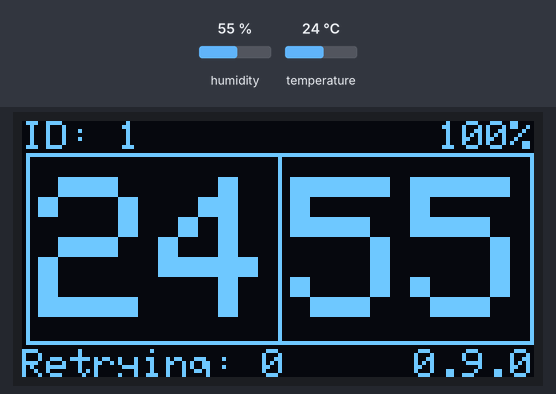
The sketch below on a simulated ESP32. Shown: 128×64 one-colour display. Inputs (shaded band) come from the test bench; at power-on: humidity 55 %, temperature 24 °C. What the sketch prints to the serial monitor is not drawn.

Above: at 2.2 s.
At 22.2 s:
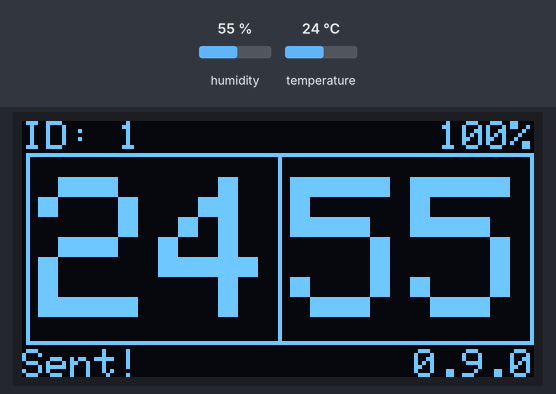

The sketch:

test_sender_working.ino
```cpp
/*
 * Title: Sender
 *
 * Author: Johannes Hettinga
 * Version: V1.0
 * Date: 6/7/2022
 */


/*
   --------------------------------------------------------------------
   |                              Init                                |
   --------------------------------------------------------------------
*/

// Connection
#include <esp_now.h>
#include <WiFi.h>

// OLED
#include <Wire.h>
#include <Adafruit_GFX.h>
#include <Adafruit_SSD1306.h>

#define SCREEN_WIDTH 128  // OLED display width, in pixels
#define SCREEN_HEIGHT 64  // OLED display height, in pixels

Adafruit_SSD1306 display(SCREEN_WIDTH, SCREEN_HEIGHT, &Wire, -1);

// SHT31 sensor
#include "Adafruit_SHT31.h"
Adafruit_SHT31 sht31 = Adafruit_SHT31();


// Sent message to server
typedef struct struct_message {
  int id;
  float x;
  float y;
} struct_message;
struct_message myData;

// Temp struct for retry part
typedef struct tstruct_message {
  int id;
  float x;
  float y;
} tstruct_message;
tstruct_message tmyData;

esp_now_peer_info_t peerInfo;

int retries = 0;
int delivery = 0;

/*
   --------------------------------------------------------------------
   |                            Config                                |
   --------------------------------------------------------------------
*/

// Mac-adress of server
uint8_t broadcastAddress[] = {0x30, 0xAE, 0xA4, 0x98, 0xB2, 0xB4};

/*
   --------------------------------------------------------------------
   |                            Functions                             |
   --------------------------------------------------------------------
*/

// callback when data is sent
void OnDataSent(const uint8_t *mac_addr, esp_now_send_status_t status) {
  (status == ESP_NOW_SEND_SUCCESS ? delivery = 1 : delivery = 0);
  Serial.println(status == ESP_NOW_SEND_SUCCESS ? "Delivery Success" : "Delivery Fail" );
}

// Homescreen
void homeScreen(String devID, String batPercentage, String var1, String var2, String devName, String ver)
{
  // Line 1, devID & batPercentage
  display.clearDisplay();
  display.setTextSize(1);
  display.setTextColor(WHITE);
  display.setCursor(0, 0);
  display.print(devID);
  drawRightString(batPercentage, 128, 0);

  // Line 2, var1
  display.drawRect(1, 8, 64, 48, WHITE);
  display.setTextSize(5);
  display.setCursor(4, 14);
  display.print(var1);

  // Line 3, var2
  display.drawRect(64, 8, 64, 48, WHITE);
  display.setTextSize(5);
  display.setCursor(67, 14);
  display.print(var2);

  // Line 4, devName & ver
  display.setTextSize(1);
  display.setCursor(0, 57);
  display.print(devName);
  drawRightString(ver, 128, 57);
  display.display();
}

// Text display middle
void drawCentreString(String buf, int x, int y) {   //  Draw a centre string on OLED
  int16_t x1, y1;
  uint16_t w, h;
  display.getTextBounds(buf, x, y, &x1, &y1, &w, &h); //calc width of new string
  display.setCursor(x - w / 2, y);
  display.print(buf);
  //Screen: 128,64 get function to exact middle use: 64,32
}

// Text display right
void drawRightString(String buf, int x, int y)
{
  int16_t x1, y1;
  uint16_t w, h;
  display.getTextBounds(buf, x, y, &x1, &y1, &w, &h); //calc width of new string
  display.setCursor(x - w, y);
  display.print(buf);
}

/*
   ---------------------------------------------------------------------
   |                              Setup                                |
   ---------------------------------------------------------------------
*/

void setup() {
  Serial.begin(115200);
  WiFi.mode(WIFI_STA);// Set device as a Wi-Fi Station

  if (!display.begin(SSD1306_SWITCHCAPVCC, 0x3C)) { // Init OLED display
    Serial.println(F("SSD1306 allocation failed"));
    for (;;);
  }
  delay(2000);
  display.clearDisplay();
  display.setTextSize(1);
  display.setTextColor(WHITE);
  drawCentreString("Starting", 64, 32);
  display.display();

  if (esp_now_init() != ESP_OK) {// Init ESP-NOW
    // error espnow
    display.clearDisplay();
    drawCentreString("espNOW err", 64, 32);
    display.display();
    return;
  }
  esp_now_register_send_cb(OnDataSent);
  memcpy(peerInfo.peer_addr, broadcastAddress, 6);
  peerInfo.channel = 0;
  peerInfo.encrypt = false;
  if (esp_now_add_peer(&peerInfo) != ESP_OK) { // Add peer
    // error peer adding
    display.clearDisplay();
    drawCentreString("Peer err", 64, 32);
    display.display();
    return;
  }
  delay(10);
  if (! sht31.begin(0x44)) {// Connect sensor
    // error sensor
    display.clearDisplay();
    drawCentreString("SHT31 err", 64, 32);
    display.display();
    while (1) delay(1);
  }

}

/*
   ---------------------------------------------------------------------
   |                              Loop                                 |
   ---------------------------------------------------------------------
*/

void loop() {
  // Set values to send
  float temp = sht31.readTemperature();
  float humi = sht31.readHumidity();
  myData.id = 1;
  myData.x = temp;
  myData.y = humi;

  tmyData.id = myData.id;
  tmyData.x = myData.x;
  tmyData.y = myData.y;

  // Send message via ESP-NOW
  esp_now_send(broadcastAddress, (uint8_t *) &myData, sizeof(myData));

  if (delivery == 1) {
    homeScreen(("ID: " + String(myData.id)), "100%", String(myData.x, 0), String(myData.y, 0), "Sent!" , "0.9.0");
    retries = 0;
  } else while (delivery == 0) {
      homeScreen(("ID: " + String(tmyData.id)), "100%", String(tmyData.x, 0), String(tmyData.y, 0), ("Retrying: " + String(retries)), "0.9.0");
      esp_now_send(broadcastAddress, (uint8_t *) &tmyData, sizeof(tmyData));
      retries++;
      delay(5000);
  }
  delay(15000);

}
```

Measured:
- what the display in image 0 shows lasts 20.1 s, from 2.1 s to 22.2 s
